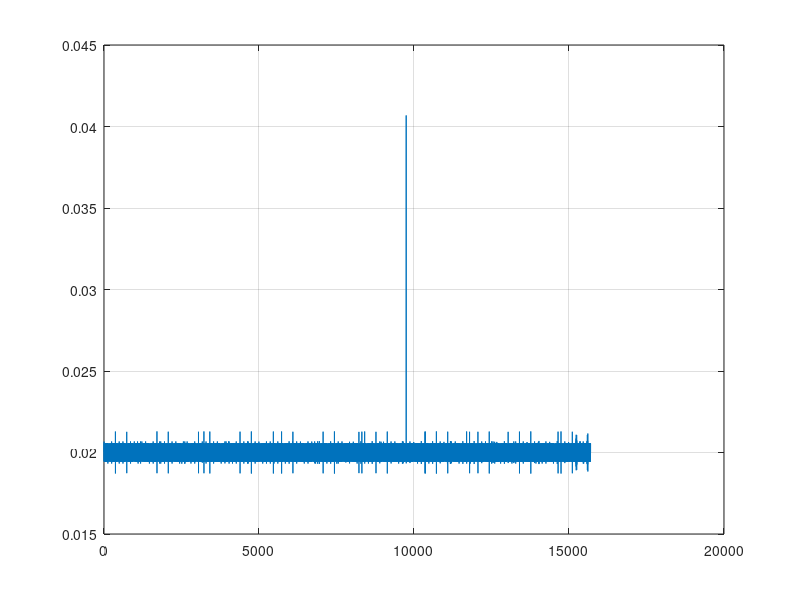

Here is the MATLAB script that generated this plot: (Note: this script raises an error after producing the figure.)
clc, clear variables
%%
load data.mat

data = [gyro, accel, mag_calib, t, quat, rpy];

time = data(:,10);
time = time - time(1);
Ts = median(diff(time));
ind_gyro = 1:3;
ind_acc  = 4:6;
ind_mag  = 7:9;
ind_quat = 11:14;
ind_rpy  = 15:17;

figure(1)
plot(diff(time)), grid on

figure(2)
tiledlayout_ = tiledlayout(3,1); tiledlayout_.TileSpacing = 'compact';
ax(1) = nexttile;
plot(ax(1), time, data(:,ind_gyro) * 180/pi), grid on, ylabel('Gyro (deg/sec)')
ax(2) = nexttile;
plot(ax(2), time, data(:,ind_acc)), grid on, ylabel('Acc (m/s^2)')
ax(3) = nexttile;
plot(ax(3), time, data(:,ind_mag)), grid on, ylabel('Mag'), xlabel('Time (sec)')
linkaxes(ax, 'x'), clear ax, xlim([0, max(time)])

figure(3)
plot(time, cumtrapz(time, data(:,ind_gyro)) * 180/pi), grid on
ylabel('Gyro Integral (deg)'), xlabel('Time (sec)')
xlim([0, max(time)])

% bessel
p = 2;         % pole at p rad/s
kp = 2 * p;
ki = kp^2 / 3;

para.kp = kp;
para.ki = ki;

rpy0 = 0 * [60, -60, 0] * 180/pi;
quat0 = rpy2quat(rpy0).';

[quatRP , biasRP ] = mahonyRP (data(:,ind_gyro), data(:,ind_acc), para, Ts, quat0);
[quatRPY, biasRPY] = mahonyRPY(data(:,ind_gyro), data(:,ind_acc), data(:,ind_mag), para, Ts, quat0);

rpyRP  = quat2rpy(quatRP );
rpyRPY = quat2rpy(quatRPY);

angleFun = @wrapToPi;

figure(4)
tiledlayout_ = tiledlayout(3,1); tiledlayout_.TileSpacing = 'compact';
ax(1) = nexttile;
ang_ind = 1;
plot(time, angleFun(cumtrapz(time, data(:,ind_gyro(ang_ind)))) * 180/pi), grid on, hold on
plot(time, angleFun(rpyRP (:,ang_ind)) * 180/pi)
plot(time, angleFun(rpyRPY(:,ang_ind)) * 180/pi)
plot(time, angleFun(data(:,ind_rpy(ang_ind))) * 180/pi), hold off
ylabel('Roll (deg)'), xlabel('Time (sec)')
ax(2) = nexttile;
ang_ind = 2;
plot(time, angleFun(cumtrapz(time, data(:,ind_gyro(ang_ind)))) * 180/pi), grid on, hold on
plot(time, angleFun(rpyRP (:,ang_ind)) * 180/pi)
plot(time, angleFun(rpyRPY(:,ang_ind)) * 180/pi)
plot(time, angleFun(data(:,ind_rpy(ang_ind))) * 180/pi), hold off
ylabel('Pitch (deg)'), xlabel('Time (sec)')
ax(3) = nexttile;
ang_ind = 3;
plot(time, angleFun(cumtrapz(time, data(:,ind_gyro(ang_ind)))) * 180/pi), grid on, hold on
plot(time, angleFun(rpyRP (:,ang_ind)) * 180/pi)
plot(time, angleFun(rpyRPY(:,ang_ind)) * 180/pi)
plot(time, angleFun(data(:,ind_rpy(ang_ind))) * 180/pi), hold off
ylabel('Yaw (deg)'), xlabel('Time (sec)')
linkaxes(ax, 'x'), clear ax, xlim([0, max(time)])

figure(5)
tiledlayout_ = tiledlayout(2,1); tiledlayout_.TileSpacing = 'compact';
ax(1) = nexttile;
plot(time, biasRP  * 180/pi), grid on
ylabel('Gyro Bias (deg/s)')
ax(2) = nexttile;
plot(time, biasRPY * 180/pi), grid on
ylabel('Gyro Bias (deg/s)'), xlabel('Time (sec)')
linkaxes(ax, 'x'), clear ax, xlim([0, max(time)])

% figure(6)
% subplot(211)
% plot(time, data(:,ind_quat)), grid on
% ylabel('Quaternion')
% subplot(212)
% plot(time, quat_), grid on
% ylabel('Quaternion'), xlabel('Time (sec)')


%%
figure(7)
subplot(211)
plot(time, -unwrap(headMot) * 180/pi);
hold on;
plot(time, unwrap(rpyRPY(:,ang_ind)) * 180/pi);
hold off;
ylabel("yaw (deg)");
grid on;


gSpeed_acc = sqrt(sqrt(K_vel(:,1).^2 + K_vel(:,4).^2));
headAcc = gSpeed_acc./gSpeed; %dangerous may result in diffby0
headAcc = min(max(headAcc,0),pi);

subplot(413);
plot(time, headAcc*180/pi);
grid on;
ylabel("headAcc")
subplot(414)
plot(time,gSpeed)
ylabel("gSpeed")
grid on;